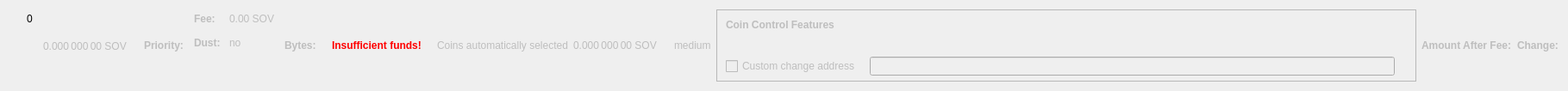
    <widget class="QWidget" name="dummyHideWidget" native="true">
     <property name="maximumSize">
      <size>
       <width>100</width>
       <height>22</height>
      </size>
     </property>
     <layout class="QHBoxLayout" name="dummyHideLayout">
      <item>
       <layout class="QFormLayout" name="formLayoutCoinControl1">
        <property name="horizontalSpacing">
         <number>10</number>
        </property>
        <property name="verticalSpacing">
         <number>14</number>
        </property>
        <property name="leftMargin">
         <number>10</number>
        </property>
        <property name="topMargin">
         <number>4</number>
        </property>
        <property name="rightMargin">
         <number>6</number>
        </property>
        <item row="0" column="1">
         <widget class="QLabel" name="labelCoinControlBytes">
          <property name="cursor">
           <cursorShape>IBeamCursor</cursorShape>
          </property>
          <property name="contextMenuPolicy">
           <enum>Qt::ActionsContextMenu</enum>
          </property>
          <property name="text">
           <string notr="true">0</string>
          </property>
          <property name="textInteractionFlags">
           <set>Qt::LinksAccessibleByMouse|Qt::TextSelectableByKeyboard|Qt::TextSelectableByMouse</set>
          </property>
         </widget>
        </item>
       </layout>
      </item>
      <item>
       <widget class="QLabel" name="labelCoinControlAfterFee">
        <property name="enabled">
         <bool>false</bool>
        </property>
        <property name="sizePolicy">
         <sizepolicy hsizetype="Fixed" vsizetype="Fixed">
          <horstretch>0</horstretch>
          <verstretch>0</verstretch>
         </sizepolicy>
        </property>
        <property name="minimumSize">
         <size>
          <width>111</width>
          <height>12</height>
         </size>
        </property>
        <property name="maximumSize">
         <size>
          <width>111</width>
          <height>12</height>
         </size>
        </property>
        <property name="cursor">
         <cursorShape>IBeamCursor</cursorShape>
        </property>
        <property name="contextMenuPolicy">
         <enum>Qt::ActionsContextMenu</enum>
        </property>
        <property name="text">
         <string notr="true">0.000 000 00 SOV</string>
        </property>
        <property name="textInteractionFlags">
         <set>Qt::LinksAccessibleByMouse|Qt::TextSelectableByKeyboard|Qt::TextSelectableByMouse</set>
        </property>
       </widget>
      </item>
      <item>
       <widget class="QLabel" name="labelCoinControlPriorityText">
        <property name="enabled">
         <bool>false</bool>
        </property>
        <property name="font">
         <font>
          <weight>75</weight>
          <bold>true</bold>
         </font>
        </property>
        <property name="text">
         <string>Priority:</string>
        </property>
       </widget>
      </item>
      <item>
       <layout class="QHBoxLayout" name="horizontalLayout"/>
      </item>
      <item>
       <layout class="QFormLayout" name="formLayoutCoinControl3">
        <property name="horizontalSpacing">
         <number>10</number>
        </property>
        <property name="verticalSpacing">
         <number>14</number>
        </property>
        <property name="leftMargin">
         <number>6</number>
        </property>
        <property name="topMargin">
         <number>4</number>
        </property>
        <property name="rightMargin">
         <number>6</number>
        </property>
        <item row="0" column="0">
         <widget class="QLabel" name="labelCoinControlFeeText">
          <property name="enabled">
           <bool>false</bool>
          </property>
          <property name="font">
           <font>
            <weight>75</weight>
            <bold>true</bold>
           </font>
          </property>
          <property name="text">
           <string>Fee:</string>
          </property>
          <property name="margin">
           <number>0</number>
          </property>
         </widget>
        </item>
        <item row="0" column="1">
         <widget class="QLabel" name="labelCoinControlFee">
          <property name="enabled">
           <bool>false</bool>
          </property>
          <property name="cursor">
           <cursorShape>IBeamCursor</cursorShape>
          </property>
          <property name="contextMenuPolicy">
           <enum>Qt::ActionsContextMenu</enum>
          </property>
          <property name="text">
           <string notr="true">0.00 SOV</string>
          </property>
          <property name="textInteractionFlags">
           <set>Qt::LinksAccessibleByMouse|Qt::TextSelectableByKeyboard|Qt::TextSelectableByMouse</set>
          </property>
         </widget>
        </item>
        <item row="1" column="0">
         <widget class="QLabel" name="labelCoinControlLowOutputText">
          <property name="enabled">
           <bool>false</bool>
          </property>
          <property name="font">
           <font>
            <weight>75</weight>
            <bold>true</bold>
           </font>
          </property>
          <property name="text">
           <string>Dust:</string>
          </property>
         </widget>
        </item>
        <item row="1" column="1">
         <widget class="QLabel" name="labelCoinControlLowOutput">
          <property name="enabled">
           <bool>false</bool>
          </property>
          <property name="cursor">
           <cursorShape>IBeamCursor</cursorShape>
          </property>
          <property name="contextMenuPolicy">
           <enum>Qt::ActionsContextMenu</enum>
          </property>
          <property name="text">
           <string>no</string>
          </property>
          <property name="textInteractionFlags">
           <set>Qt::LinksAccessibleByMouse|Qt::TextSelectableByKeyboard|Qt::TextSelectableByMouse</set>
          </property>
         </widget>
        </item>
       </layout>
      </item>
      <item>
       <widget class="QLabel" name="labelCoinControlBytesText">
        <property name="enabled">
         <bool>false</bool>
        </property>
        <property name="font">
         <font>
          <weight>75</weight>
          <bold>true</bold>
         </font>
        </property>
        <property name="text">
         <string>Bytes:</string>
        </property>
       </widget>
      </item>
      <item>
       <layout class="QFormLayout" name="formLayoutCoinControl2">
        <property name="horizontalSpacing">
         <number>10</number>
        </property>
        <property name="verticalSpacing">
         <number>14</number>
        </property>
        <property name="leftMargin">
         <number>6</number>
        </property>
        <property name="topMargin">
         <number>4</number>
        </property>
        <property name="rightMargin">
         <number>6</number>
        </property>
       </layout>
      </item>
      <item>
       <layout class="QHBoxLayout" name="horizontalLayoutCoinControl2">
        <property name="spacing">
         <number>8</number>
        </property>
        <property name="bottomMargin">
         <number>10</number>
        </property>
       </layout>
      </item>
      <item>
       <widget class="QLabel" name="labelCoinControlInsuffFunds">
        <property name="enabled">
         <bool>false</bool>
        </property>
        <property name="minimumSize">
         <size>
          <width>0</width>
          <height>0</height>
         </size>
        </property>
        <property name="font">
         <font>
          <weight>75</weight>
          <bold>true</bold>
         </font>
        </property>
        <property name="styleSheet">
         <string notr="true">color:red;font-weight:bold;</string>
        </property>
        <property name="text">
         <string>Insufficient funds!</string>
        </property>
        <property name="margin">
         <number>5</number>
        </property>
       </widget>
      </item>
      <item>
       <layout class="QFormLayout" name="formLayoutCoinControl4">
        <property name="horizontalSpacing">
         <number>10</number>
        </property>
        <property name="verticalSpacing">
         <number>14</number>
        </property>
        <property name="leftMargin">
         <number>6</number>
        </property>
        <property name="topMargin">
         <number>4</number>
        </property>
        <property name="rightMargin">
         <number>6</number>
        </property>
       </layout>
      </item>
      <item>
       <widget class="QLabel" name="labelCoinControlAutomaticallySelected">
        <property name="enabled">
         <bool>false</bool>
        </property>
        <property name="sizePolicy">
         <sizepolicy hsizetype="Fixed" vsizetype="Fixed">
          <horstretch>0</horstretch>
          <verstretch>0</verstretch>
         </sizepolicy>
        </property>
        <property name="minimumSize">
         <size>
          <width>0</width>
          <height>0</height>
         </size>
        </property>
        <property name="maximumSize">
         <size>
          <width>240</width>
          <height>16777215</height>
         </size>
        </property>
        <property name="text">
         <string>Coins automatically selected</string>
        </property>
        <property name="margin">
         <number>5</number>
        </property>
       </widget>
      </item>
      <item>
       <widget class="QLabel" name="labelCoinControlChange">
        <property name="enabled">
         <bool>false</bool>
        </property>
        <property name="sizePolicy">
         <sizepolicy hsizetype="Fixed" vsizetype="Fixed">
          <horstretch>0</horstretch>
          <verstretch>0</verstretch>
         </sizepolicy>
        </property>
        <property name="minimumSize">
         <size>
          <width>111</width>
          <height>0</height>
         </size>
        </property>
        <property name="maximumSize">
         <size>
          <width>111</width>
          <height>16777215</height>
         </size>
        </property>
        <property name="cursor">
         <cursorShape>IBeamCursor</cursorShape>
        </property>
        <property name="contextMenuPolicy">
         <enum>Qt::ActionsContextMenu</enum>
        </property>
        <property name="text">
         <string notr="true">0.000 000 00 SOV</string>
        </property>
        <property name="textInteractionFlags">
         <set>Qt::LinksAccessibleByMouse|Qt::TextSelectableByKeyboard|Qt::TextSelectableByMouse</set>
        </property>
       </widget>
      </item>
      <item>
       <widget class="QLabel" name="labelCoinControlPriority">
        <property name="enabled">
         <bool>false</bool>
        </property>
        <property name="cursor">
         <cursorShape>IBeamCursor</cursorShape>
        </property>
        <property name="contextMenuPolicy">
         <enum>Qt::ActionsContextMenu</enum>
        </property>
        <property name="text">
         <string>medium</string>
        </property>
        <property name="textInteractionFlags">
         <set>Qt::LinksAccessibleByMouse|Qt::TextSelectableByKeyboard|Qt::TextSelectableByMouse</set>
        </property>
       </widget>
      </item>
      <item>
       <widget class="QFrame" name="frameCoinControl">
        <property name="sizePolicy">
         <sizepolicy hsizetype="Expanding" vsizetype="Expanding">
          <horstretch>0</horstretch>
          <verstretch>0</verstretch>
         </sizepolicy>
        </property>
        <property name="maximumSize">
         <size>
          <width>16777215</width>
          <height>16777215</height>
         </size>
        </property>
        <property name="frameShape">
         <enum>QFrame::StyledPanel</enum>
        </property>
        <property name="frameShadow">
         <enum>QFrame::Sunken</enum>
        </property>
        <layout class="QVBoxLayout" name="verticalLayoutCoinControl2_2">
         <property name="spacing">
          <number>0</number>
         </property>
         <property name="leftMargin">
          <number>0</number>
         </property>
         <property name="topMargin">
          <number>0</number>
         </property>
         <property name="rightMargin">
          <number>0</number>
         </property>
         <property name="bottomMargin">
          <number>6</number>
         </property>
         <item>
          <layout class="QVBoxLayout" name="verticalLayoutCoinControl" stretch="0,0,0,1">
           <property name="spacing">
            <number>0</number>
           </property>
           <property name="leftMargin">
            <number>10</number>
           </property>
           <property name="topMargin">
            <number>10</number>
           </property>
           <item>
            <layout class="QHBoxLayout" name="horizontalLayoutCoinControl1">
             <property name="bottomMargin">
              <number>15</number>
             </property>
             <item>
              <widget class="QLabel" name="labelCoinControlFeatures">
               <property name="enabled">
                <bool>false</bool>
               </property>
               <property name="sizePolicy">
                <sizepolicy hsizetype="Preferred" vsizetype="Maximum">
                 <horstretch>0</horstretch>
                 <verstretch>0</verstretch>
                </sizepolicy>
               </property>
               <property name="font">
                <font>
                 <weight>75</weight>
                 <bold>true</bold>
                </font>
               </property>
               <property name="styleSheet">
                <string notr="true">font-weight:bold;</string>
               </property>
               <property name="text">
                <string>Coin Control Features</string>
               </property>
              </widget>
             </item>
            </layout>
           </item>
           <item>
            <widget class="QWidget" name="widgetCoinControl" native="true">
             <property name="sizePolicy">
              <sizepolicy hsizetype="Preferred" vsizetype="Preferred">
               <horstretch>0</horstretch>
               <verstretch>0</verstretch>
              </sizepolicy>
             </property>
             <property name="minimumSize">
              <size>
               <width>0</width>
               <height>0</height>
              </size>
             </property>
             <property name="styleSheet">
              <string notr="true"/>
             </property>
             <layout class="QHBoxLayout" name="horizontalLayoutCoinControl5_2">
              <property name="leftMargin">
               <number>0</number>
              </property>
              <property name="topMargin">
               <number>0</number>
              </property>
              <property name="rightMargin">
               <number>0</number>
              </property>
              <property name="bottomMargin">
               <number>0</number>
              </property>
              <item>
               <layout class="QHBoxLayout" name="horizontalLayoutCoinControl3">
                <property name="spacing">
                 <number>20</number>
                </property>
                <property name="topMargin">
                 <number>0</number>
                </property>
                <property name="bottomMargin">
                 <number>10</number>
                </property>
               </layout>
              </item>
             </layout>
            </widget>
           </item>
           <item>
            <layout class="QHBoxLayout" name="horizontalLayoutCoinControl4" stretch="0,0,0">
             <property name="spacing">
              <number>12</number>
             </property>
             <property name="sizeConstraint">
              <enum>QLayout::SetDefaultConstraint</enum>
             </property>
             <property name="topMargin">
              <number>5</number>
             </property>
             <property name="rightMargin">
              <number>5</number>
             </property>
             <item>
              <widget class="QCheckBox" name="checkBoxCoinControlChange">
               <property name="enabled">
                <bool>false</bool>
               </property>
               <property name="toolTip">
                <string>If this is activated, but the change address is empty or invalid, change will be sent to a newly generated address.</string>
               </property>
               <property name="text">
                <string>Custom change address</string>
               </property>
              </widget>
             </item>
             <item>
              <widget class="QValidatedLineEdit" name="lineEditCoinControlChange">
               <property name="enabled">
                <bool>false</bool>
               </property>
               <property name="sizePolicy">
                <sizepolicy hsizetype="Expanding" vsizetype="Fixed">
                 <horstretch>0</horstretch>
                 <verstretch>0</verstretch>
                </sizepolicy>
               </property>
              </widget>
             </item>
             <item>
              <widget class="QLabel" name="labelCoinControlChangeLabel_2">
               <property name="sizePolicy">
                <sizepolicy hsizetype="Preferred" vsizetype="Expanding">
                 <horstretch>0</horstretch>
                 <verstretch>0</verstretch>
                </sizepolicy>
               </property>
               <property name="minimumSize">
                <size>
                 <width>0</width>
                 <height>0</height>
                </size>
               </property>
               <property name="text">
                <string/>
               </property>
               <property name="margin">
                <number>3</number>
               </property>
              </widget>
             </item>
            </layout>
           </item>
           <item>
            <spacer name="verticalSpacerCoinControl">
             <property name="orientation">
              <enum>Qt::Vertical</enum>
             </property>
             <property name="sizeHint" stdset="0">
              <size>
               <width>800</width>
               <height>1</height>
              </size>
             </property>
            </spacer>
           </item>
          </layout>
         </item>
        </layout>
       </widget>
      </item>
      <item>
       <widget class="QLabel" name="labelCoinControlAfterFeeText">
        <property name="enabled">
         <bool>false</bool>
        </property>
        <property name="minimumSize">
         <size>
          <width>0</width>
          <height>0</height>
         </size>
        </property>
        <property name="maximumSize">
         <size>
          <width>16777215</width>
          <height>16777215</height>
         </size>
        </property>
        <property name="font">
         <font>
          <weight>75</weight>
          <bold>true</bold>
         </font>
        </property>
        <property name="text">
         <string>Amount After Fee:</string>
        </property>
        <property name="alignment">
         <set>Qt::AlignLeading|Qt::AlignLeft|Qt::AlignVCenter</set>
        </property>
        <property name="margin">
         <number>0</number>
        </property>
       </widget>
      </item>
      <item>
       <widget class="QLabel" name="labelCoinControlChangeText">
        <property name="enabled">
         <bool>false</bool>
        </property>
        <property name="sizePolicy">
         <sizepolicy hsizetype="Preferred" vsizetype="Preferred">
          <horstretch>0</horstretch>
          <verstretch>0</verstretch>
         </sizepolicy>
        </property>
        <property name="minimumSize">
         <size>
          <width>0</width>
          <height>0</height>
         </size>
        </property>
        <property name="maximumSize">
         <size>
          <width>16777215</width>
          <height>16777215</height>
         </size>
        </property>
        <property name="font">
         <font>
          <weight>75</weight>
          <bold>true</bold>
         </font>
        </property>
        <property name="text">
         <string>Change:</string>
        </property>
        <property name="alignment">
         <set>Qt::AlignLeading|Qt::AlignLeft|Qt::AlignVCenter</set>
        </property>
       </widget>
      </item>
     </layout>
    </widget>
